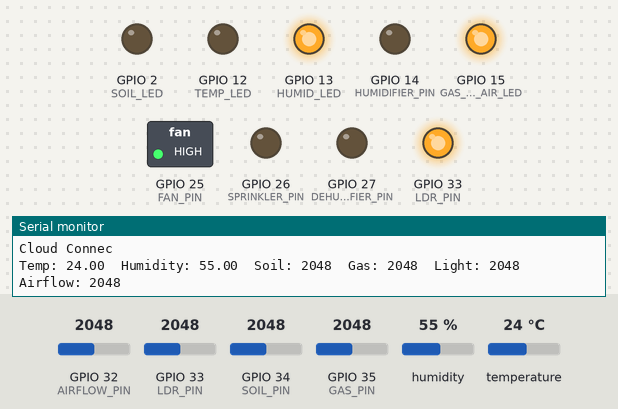
The sketch below on a simulated ESP32. Parts: switched loads named in the sketch (green lamp = pin HIGH), output pins drawn as LEDs (lit = HIGH), the last lines printed to the serial monitor. Inputs (shaded band) come from the test bench; at power-on: temperature 24 °C, GPIO 35 (GAS_PIN) = 2048, GPIO 33 (LDR_PIN) = 2048, GPIO 32 (AIRFLOW_PIN) = 2048, GPIO 34 (SOIL_PIN) = 2048, humidity 55 %. WiFi joins after 1.5 s; servers stay silent unless stated; the local clock reads 2024-03-15 10:24:30 at power-on unless the sketch sets it.

Above: at 2.7 s.
2.8 s: temperature set to 20 °C
At 4.0 s:
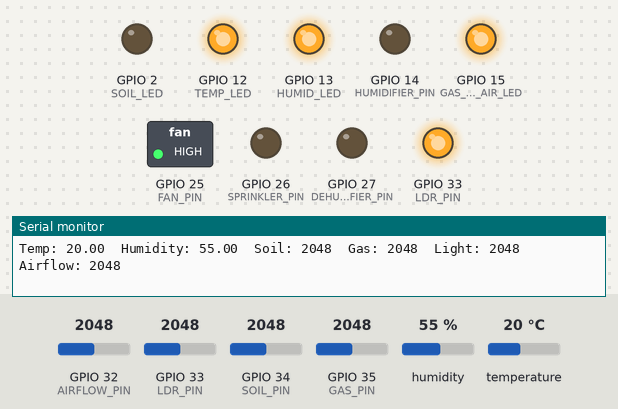
5.0 s: GPIO 35 (GAS_PIN) set to 1946
6.7 s: GPIO 35 (GAS_PIN) set to 1863
At 8.8 s:
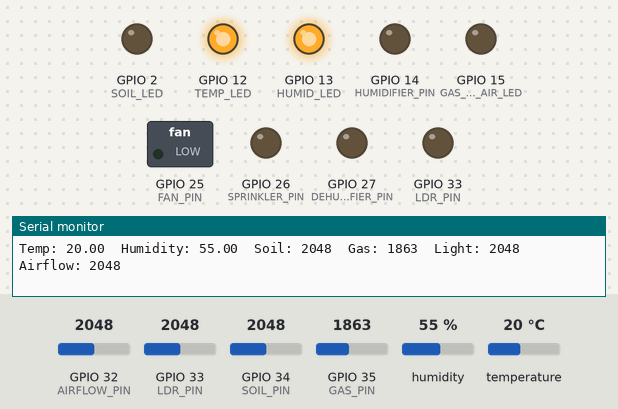
9.1 s: GPIO 33 (LDR_PIN) set to 1029
10.8 s: GPIO 33 (LDR_PIN) set to 974
At 12.8 s:
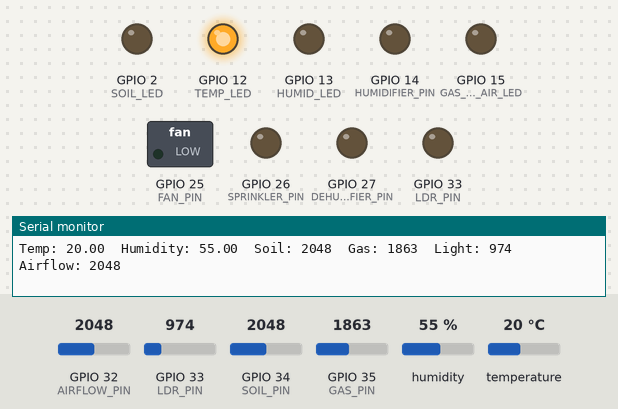
13.1 s: GPIO 35 (GAS_PIN) set to 2040
At 14.0 s:
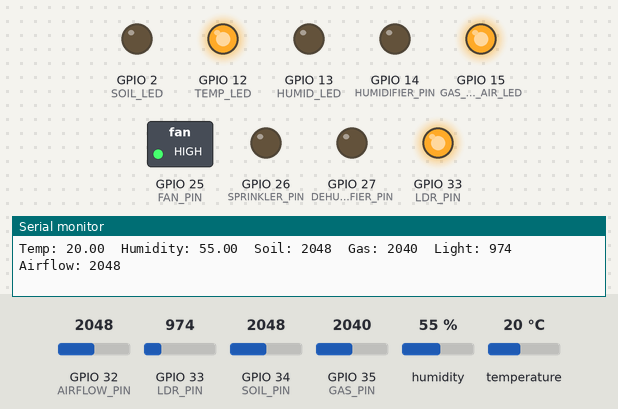
Timing chart, 0 to 16.1 s (numbered marks = the images above; inputs shaded):
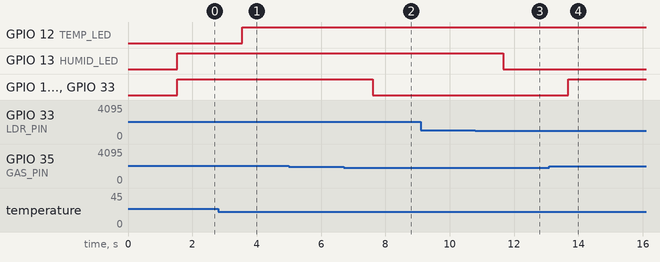

The sketch:

IOT_silkworm.ino
```cpp
#include <ArduinoIoTCloud.h>
#include <Arduino_ConnectionHandler.h>
#include <WiFi.h>
#include "DHT.h"
#include <Update.h>
#include <time.h>


const char DEVICE_LOGIN_NAME[] = "Eter device name";
const char DEVICE_KEY[] = "Enter device key";
const char SSID[] ="ssid name";
const char PASS[] ="ur password";

#define DHTPIN 4
#define DHTTYPE DHT11
#define SOIL_PIN 34
#define GAS_PIN 35
#define LDR_PIN 33
#define AIRFLOW_PIN 32


#define HUMIDIFIER_PIN 14
#define DEHUMIDIFIER_PIN 27
#define SPRINKLER_PIN 26
#define FAN_PIN 25
#define WINDOW_PIN 33

#define TEMP_LED 12
#define HUMID_LED 13
#define SOIL_LED 2
#define GAS_LIGHT_AIR_LED 15
#define TEMP_MIN 22.0
#define TEMP_MAX 28.0
#define HUMID_MIN 55.0
#define HUMID_MAX 75.0
#define SOIL_DRY 2000
#define GAS_LIMIT 1800
#define LDR_LIMIT 1000
#define AIRFLOW_LIMIT 2000
float temperature;
float humidity;
int soilMoisture;
int gasLevel;
int lightLevel;
int airflow;
bool test;

DHT dht(DHTPIN, DHTTYPE);

void onTestChange();

void initProperties() {
  ArduinoCloud.setBoardId(DEVICE_LOGIN_NAME);
  ArduinoCloud.setSecretDeviceKey(DEVICE_KEY);
  ArduinoCloud.addProperty(test, READWRITE, ON_CHANGE, onTestChange);
  ArduinoCloud.addProperty(temperature, READ, ON_CHANGE, NULL);
  ArduinoCloud.addProperty(humidity, READ, ON_CHANGE, NULL);
  ArduinoCloud.addProperty(soilMoisture, READ, ON_CHANGE, NULL);
  ArduinoCloud.addProperty(gasLevel, READ, ON_CHANGE, NULL);
  ArduinoCloud.addProperty(lightLevel, READ, ON_CHANGE, NULL);
  ArduinoCloud.addProperty(airflow, READ, ON_CHANGE, NULL);
}

WiFiConnectionHandler ArduinoIoTPreferredConnection(SSID, PASS);

void setup() {
  Serial.begin(115200);
  dht.begin();

  Serial.println("Connecting to WiFi...");
  WiFi.begin(SSID, PASS);
  while (WiFi.status() != WL_CONNECTED) {
    Serial.print(".");
    delay(500);
  }
  Serial.println("\n WiFi Connected");

  Serial.println("Sync time");
  configTime(19800, 0, "pool.ntp.org", "time.google.com", "time.nist.gov");

  struct tm timeinfo;
  while (!getLocalTime(&timeinfo)) {
    Serial.println(" Waiting time sync");
    delay(500);
  }
  Serial.println("Time Synchronized!");
  pinMode(TEMP_LED, OUTPUT);
  pinMode(HUMID_LED, OUTPUT);
  pinMode(SOIL_LED, OUTPUT);
  pinMode(GAS_LIGHT_AIR_LED, OUTPUT);

  pinMode(HUMIDIFIER_PIN, OUTPUT);
  pinMode(DEHUMIDIFIER_PIN, OUTPUT);
  pinMode(SPRINKLER_PIN, OUTPUT);
  pinMode(FAN_PIN, OUTPUT);
  pinMode(WINDOW_PIN, OUTPUT);

  digitalWrite(TEMP_LED, LOW);
  digitalWrite(HUMID_LED, LOW);
  digitalWrite(SOIL_LED, LOW);
  digitalWrite(GAS_LIGHT_AIR_LED, LOW);

  digitalWrite(HUMIDIFIER_PIN, LOW);
  digitalWrite(DEHUMIDIFIER_PIN, LOW);
  digitalWrite(SPRINKLER_PIN, LOW);
  digitalWrite(FAN_PIN, LOW);
  digitalWrite(WINDOW_PIN, LOW);

  initProperties();
  ArduinoCloud.begin(ArduinoIoTPreferredConnection);

  Serial.println("Cloud Connec");
}

void loop() {
  ArduinoCloud.update();
  readSensors();
  controlEnvironment();
  delay(2000);
}

void readSensors() {
  temperature = dht.readTemperature();
  humidity = dht.readHumidity();
  soilMoisture = analogRead(SOIL_PIN);
  gasLevel = analogRead(GAS_PIN);
  lightLevel = analogRead(LDR_PIN);
  airflow = analogRead(AIRFLOW_PIN);

  Serial.print("Temp: "); Serial.print(temperature);
  Serial.print("  Humidity: "); Serial.print(humidity);
  Serial.print("  Soil: "); Serial.print(soilMoisture);
  Serial.print("  Gas: "); Serial.print(gasLevel);
  Serial.print("  Light: "); Serial.print(lightLevel);
  Serial.print("  Airflow: "); Serial.println(airflow);
}

void controlEnvironment() {


  if (temperature >= 22.0 && temperature <= 31.0) {
    digitalWrite(TEMP_LED, LOW);
  } else {
    digitalWrite(TEMP_LED, HIGH);
  }


  if (soilMoisture > 4200) {
    digitalWrite(SOIL_LED, HIGH);
    digitalWrite(SPRINKLER_PIN, HIGH);
  } else {
    digitalWrite(SOIL_LED, LOW);
    digitalWrite(SPRINKLER_PIN, LOW);
  }


  if (gasLevel > 1900) {
    digitalWrite(GAS_LIGHT_AIR_LED, HIGH);
    digitalWrite(FAN_PIN, HIGH);
    digitalWrite(WINDOW_PIN, HIGH);
  } else {
    digitalWrite(GAS_LIGHT_AIR_LED, LOW);
    digitalWrite(FAN_PIN, LOW);
    digitalWrite(WINDOW_PIN, LOW);
  }

  if (lightLevel > 1000) {
    digitalWrite(HUMID_LED, HIGH);
  } else {
    digitalWrite(HUMID_LED, LOW);
  }
}


void onTestChange() {
  Serial.print("Cloud test value changed to: ");
  Serial.println(test);
}
```

Measured:
- the behaviour switches between 22 and 21 °C on temperature (found by bisection; images 0 and 1)
- the behaviour switches between 1901 and 1900 on GPIO 35 (GAS_PIN) (found by bisection; images 1 and 2)
- the behaviour switches between 1001 and 1000 on GPIO 33 (LDR_PIN) (found by bisection; images 2 and 3)
- after the input at 2.8 s, GPIO 12 (TEMP_LED): LOW → HIGH after 0.76 s
- after the input at 6.7 s, GPIO 15 (GAS_LIGHT_AIR_LED), GPIO 25 (FAN_PIN), GPIO 33 (LDR_PIN): HIGH → LOW after 0.91 s
- after the input at 10.8 s, GPIO 13 (HUMID_LED): HIGH → LOW after 0.86 s
- after the input at 13.1 s, GPIO 15 (GAS_LIGHT_AIR_LED), GPIO 25 (FAN_PIN), GPIO 33 (LDR_PIN): LOW → HIGH after 0.59 s
